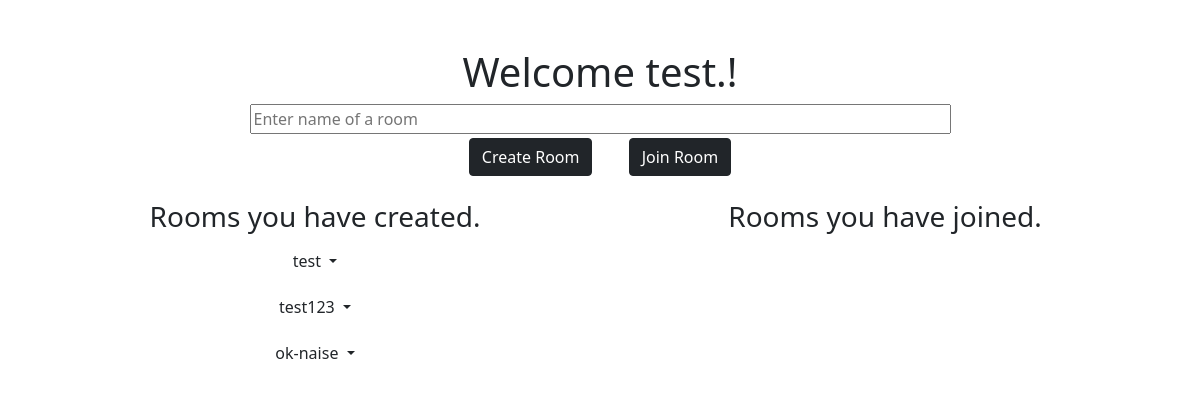
Screenshot of / (signed in) with the database file from the repository.
### main/models.py (models this page shows, shortened)
class Room(models.Model):
    room = models.SlugField(max_length=50, unique=True)
    user_admin = models.ForeignKey(User,on_delete=models.CASCADE)
    approved_users = models.ManyToManyField(User, related_name='approved_users', blank=True)
    pending_requests = models.ManyToManyField(User, related_name='pending_requests', blank=True)
    is_private = models.BooleanField(default=False)
    is_public = models.BooleanField(default=True)
    def __str__(self):
        return self.room

### main/views.py (the view)
# urls.py: path('', views.index, name='homepage'),
@login_required(login_url='login')
def index(request):
    rooms_created = Room.objects.filter(user_admin = request.user)
    user = User.objects.get(username = request.user.username)
    all_rooms_joined = user.approved_users.all()
    rooms_joined = []
    for room in all_rooms_joined:
        if room not in rooms_created:
            rooms_joined.append(room)
    return render(request,
                template_name = 'index.html',
                context={'rooms_created': rooms_created,
                        'rooms_joined': rooms_joined})

### main/templates/index.html (shortened to what this page needs)
{% extends 'base.html' %}
{% block body %}
<div class="container mt-5">
    <h1 class="text-center">Welcome {{request.user}}.!</h1>
    <div class="row">
        <div class="col-12 text-center">
            <input id="room-name-input" type="text" size="70" placeholder="Enter name of a room">
        </div>
    </div>
    <div class="row">
        <div class="col-12 text-center">
            <button type="button" id="create-chat-room" class="btn btn-dark mt-1 mx-3" data-toggle="modal" data-target="#ModalCenter">
                Create Room
            </button>
            <button type="button" id="join-chat-room" class="btn btn-dark mt-1 mx-3" onclick="joinRoom()">
                Join Room
            </button>
        </div>
    </div>
    <div class="row mt-4">
        <div class="col-md-6 col-sm-12">
            <h3 class='text-center'> Rooms you have created.</h3>
            {% for room in rooms_created %}
            <div class='text-center'>
                <div class="dropdown my-2">
                    <button class="btn dropdown-toggle" type="" id="dropdownMenuButton" data-toggle="dropdown" aria-haspopup="true" aria-expanded="false">
                      {{room}}
                    </button>
                  </div>
            </div>
            {% endfor %}
        </div>
        <div class="col-md-6 col-sm-12">
            <h3 class='text-center'>Rooms you have joined.</h3>
        </div>
    </div>
</div>
{% endblock body %}

### rows the page displays
Room: room "test"
Room: room "test123"
Room: room "ok-naise"

### other values shown
{{ request.user }} "test"
